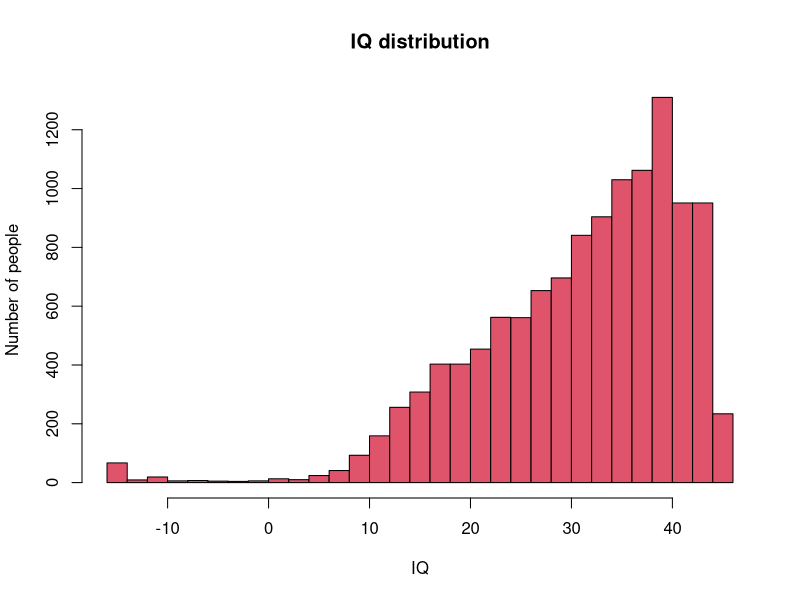
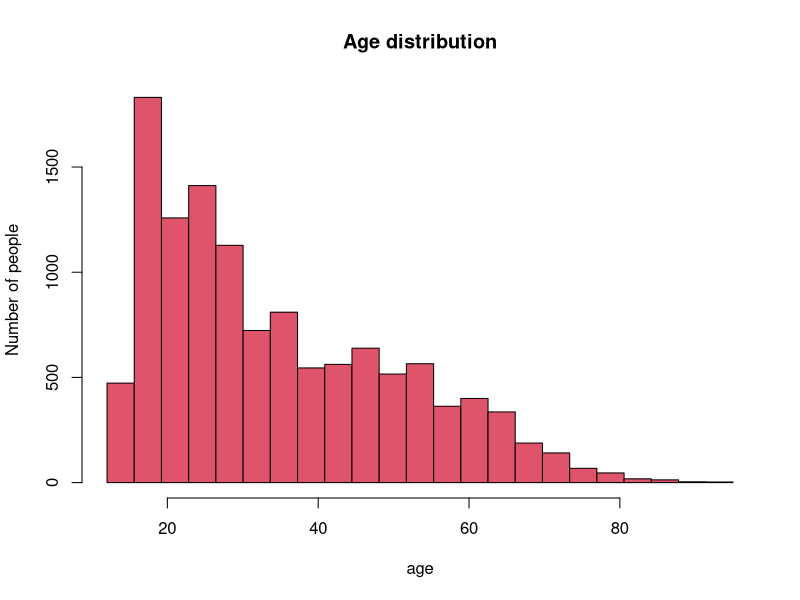
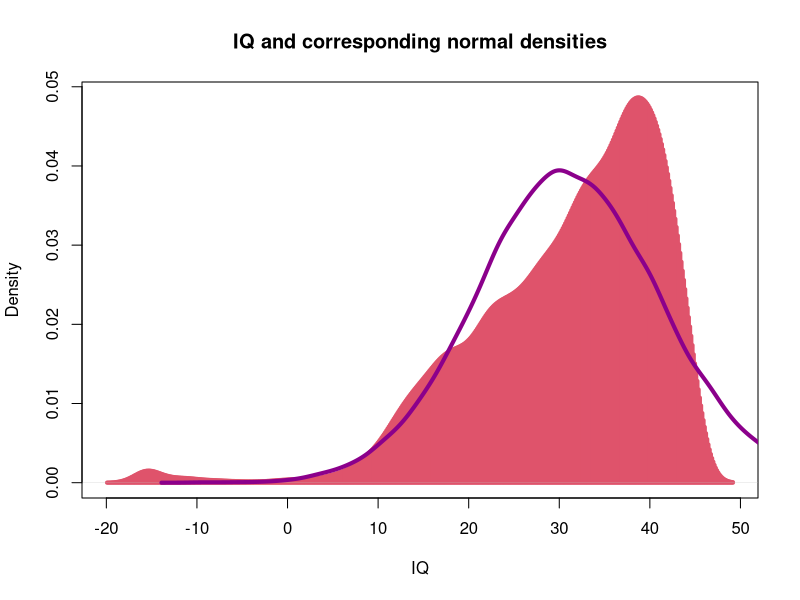
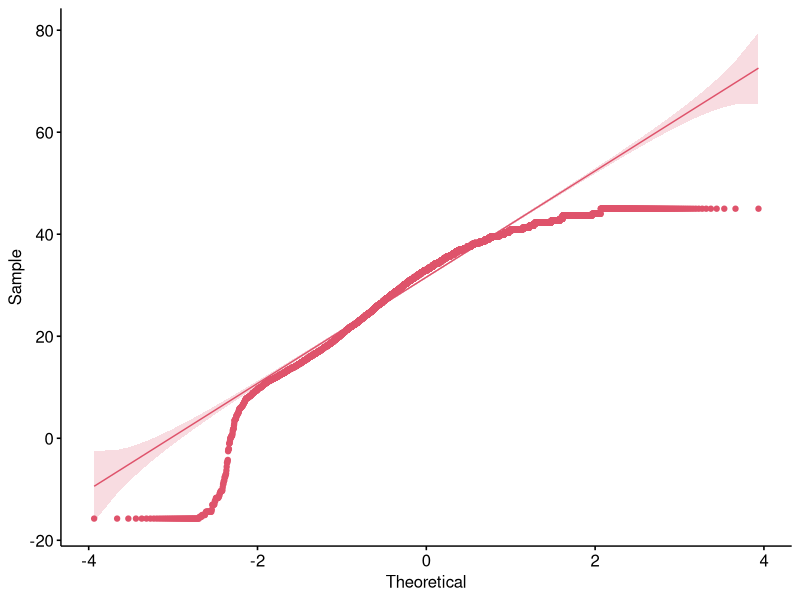
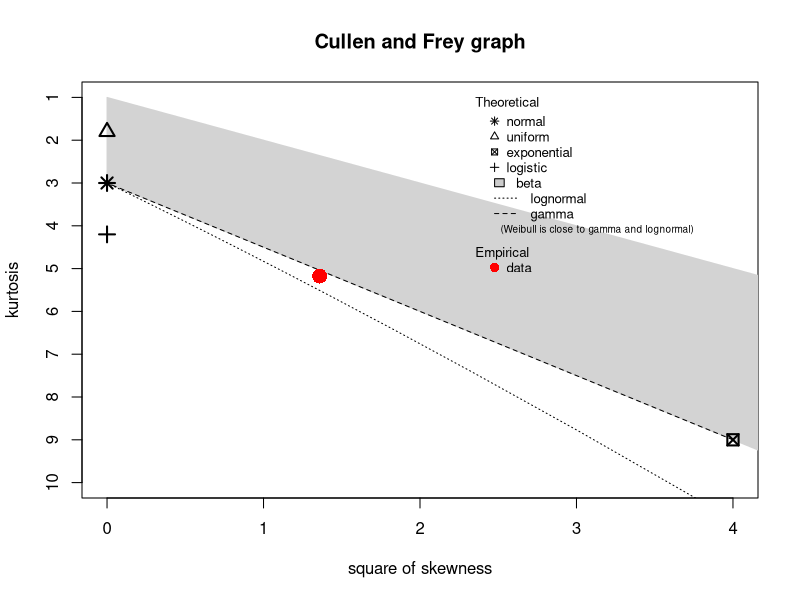
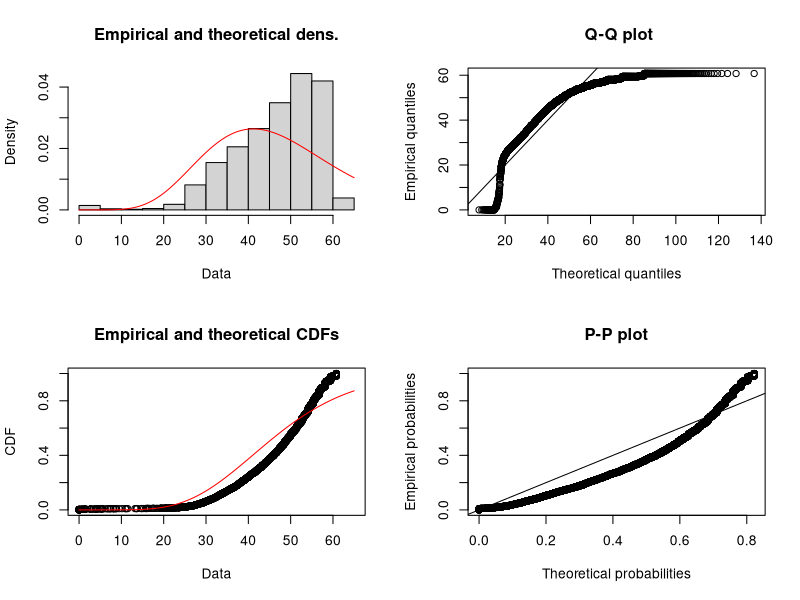
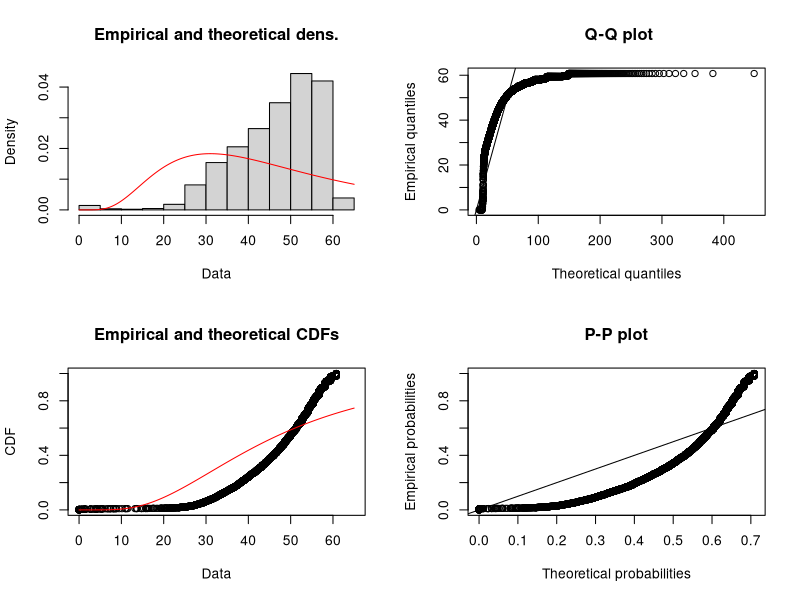
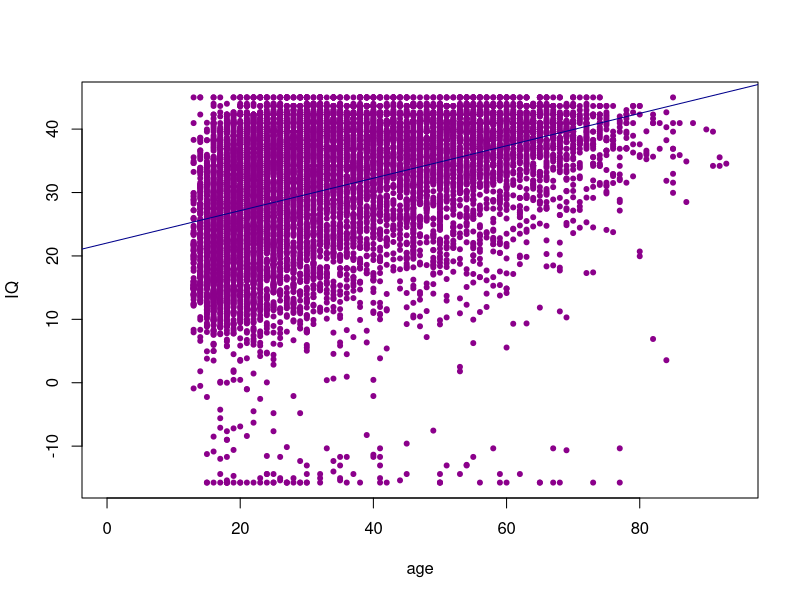

R code for these plots, in order:
## ---- chunk 1
library(ggplot2)
library(dplyr)
library(ggpubr)
library(e1071)
library(fitdistrplus)
## ---- chunk 2
df <- read.csv("cleaned.csv", sep = "\t")
# Remove outliers
df <- df[df$age < 94,]
df <- df[df$S27 > 0.5,]
## ---- chunk 3
IQ <- df$score_full
country <- df$country
education <- df$education
age <- df$age
s2 <- df$S2
s5 <- df$S5
s26 <- df$S26
s27 <- df$S27
## ---- chunk 4
head(df, 10)
## ---- chunk 5
set.seed(2021)
hist(IQ,  breaks = 24, main = "IQ distribution", col = "666", ylab = "Number of people")
## ---- chunk 6
summary(age)
hist(age, breaks = seq(12, 95, length = 24), main = "Age distribution", col = "666", ylab = "Number of people")
## ---- chunk 7
tail(sort(table(country)), 8)
## ---- chunk 8
set.seed(2021)
plot(density(IQ), main = "IQ and corresponding normal densities", col="666", lwd=4, type="h", xlab="IQ")

normal <- rnorm(12000, mean = mean(IQ), sd=sd(IQ))
lines(density(normal),col="darkmagenta", lwd=4)

skewness(IQ)
## ---- chunk 9
ggqqplot(IQ, color = "666")
## ---- chunk 10
ks.test(IQ, normal, alternative = "t")
## ---- chunk 11
IQ.positive <- IQ + 15.76
descdist(IQ.positive)
## ---- chunk 12
fit.gamma <- fitdist(IQ.positive, distr="gamma", method="mle")
fit.gamma
plot(fit.gamma)
## ---- chunk 13
fit.lognorm <- fitdist(IQ.positive, distr="lnorm", method="mle")
fit.lognorm
plot(fit.lognorm)
## ---- chunk 14
s2.cor1 <- cor.test(IQ, s2, method = "pearson")
s5.cor1 <- cor.test(IQ, s5, method = "pearson")
s26.cor1 <- cor.test(IQ, s26, method = "pearson")
s27.cor1 <- cor.test(IQ, s27, method = "pearson")
age.cor1 <- cor.test(IQ, age, method = "pearson")
education.cor1 <- cor.test(IQ, education, method = "pearson")
s2.cor1
s5.cor1
s26.cor1
s27.cor1
age.cor1
education.cor1
## ---- chunk 15
s27.cor2 <- cor.test(IQ, s27, method = "kendall")
age.cor2 <- cor.test(IQ, age, method = "kendall")
education.cor2 <- cor.test(IQ, education, method = "kendall")
s27.cor2
age.cor2
education.cor2
## ---- chunk 16
s26.cor2ed_1 <- cor.test(education, s26, method = "pearson")
s26.cor2ed_2 <- cor.test(education, s26, method = "kendall")

s26.cor2ed_1
s26.cor2ed_2
## ---- chunk 17
ed.cor2s5_1 <- cor.test(s5, education, method = "pearson")
ed.cor2s5_2 <- cor.test(s5, education, method = "kendall")

ed.cor2s5_1
ed.cor2s5_2
## ---- chunk 18
age.linear <- lm(IQ~age)
plot(age, IQ, pch=20, xlim=c(0, 94), col="darkmagenta")
abline(age.linear, col="darkblue")
summary(age.linear)
## ---- chunk 19
edu.linear <- lm(IQ~education)
plot(education, IQ, pch=20, xlim=c(0,5))
abline(edu.linear)
summary(edu.linear)
## ---- chunk 20
s5.linear <- lm(IQ~s5)
summary(s5.linear)

s26.linear <- lm(IQ~s26)
summary(s26.linear)

s27.linear <- lm(IQ~s27)
summary(s27.linear)
